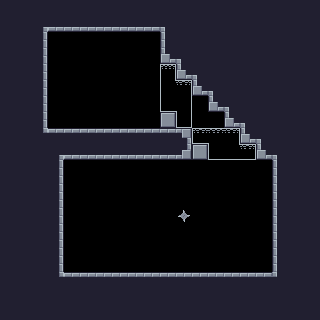

This is a level from a 2D game, rendered from its Tiled map with the project's own tilesets. A one-line summary and the complete map file follow:
An orthogonal 20x20 tile map with 16x16 px tiles, 1 tile layer (Tile Layer 1) and 8 objects (6x Attachable, Controllable, Victory).

<map version="1.9" tiledversion="1.9.0" orientation="orthogonal" renderorder="right-down" width="20" height="20" tilewidth="16" tileheight="16" infinite="0" nextlayerid="4" nextobjectid="24">
 <tileset firstgid="1" source="../tilesets/default_tileset.tsx" />
 <layer id="1" name="Tile Layer 1" width="20" height="20">
  <data encoding="csv">
18,18,18,18,18,18,18,18,18,18,18,18,18,18,18,18,18,18,18,18,
18,18,4,34,34,34,34,34,34,34,5,18,18,18,18,18,18,18,18,18,
18,18,19,0,0,0,0,0,0,0,17,18,18,18,18,18,18,18,18,18,
18,18,19,0,0,0,0,0,0,0,33,5,18,18,18,18,18,18,18,18,
18,18,19,0,0,0,0,0,0,0,25,33,5,18,18,18,18,18,18,18,
18,18,19,0,0,0,0,0,0,0,74,24,33,5,18,18,18,18,18,18,
18,18,19,0,0,0,0,0,0,0,54,75,0,33,5,18,18,18,18,18,
18,18,19,0,0,0,0,0,0,0,7,57,0,0,33,5,18,18,18,18,
18,18,20,2,2,2,2,2,2,2,2,3,70,31,24,33,5,18,18,18,
18,18,18,4,34,34,34,34,34,34,34,35,7,54,46,72,33,5,18,18,
18,18,18,19,0,0,0,0,0,0,0,0,0,0,0,0,0,17,18,18,
18,18,18,19,0,0,0,0,0,0,0,0,0,0,0,0,0,17,18,18,
18,18,18,19,0,0,0,0,0,0,0,0,0,0,0,0,0,17,18,18,
18,18,18,19,0,0,0,0,0,0,0,8,0,0,0,0,0,17,18,18,
18,18,18,19,0,0,0,0,0,0,0,0,0,0,0,0,0,17,18,18,
18,18,18,19,0,0,0,0,0,0,0,0,0,0,0,0,0,17,18,18,
18,18,18,19,0,0,0,0,0,0,0,0,0,0,0,0,0,17,18,18,
18,18,18,20,2,2,2,2,2,2,2,2,2,2,2,2,2,21,18,18,
18,18,18,18,18,18,18,18,18,18,18,18,18,18,18,18,18,18,18,18,
18,18,18,18,18,18,18,18,18,18,18,18,18,18,18,18,18,18,18,18
</data>
 </layer>
 <objectgroup id="2" name="Object Layer 1" opacity="0.5">
  <object id="4" name="Controllable" gid="256" x="96" y="176" width="16" height="16">
   <properties>
    <property name="sprite" value="player" />
    <property name="type" value="controllable" />
   </properties>
  </object>
  <object id="10" name="Attachable" gid="255" x="144" y="208" width="16" height="16">
   <properties>
    <property name="sprite" value="attachable" />
    <property name="type" value="attachable" />
   </properties>
  </object>
  <object id="17" name="Victory" gid="253" x="96" y="80" width="16" height="16">
   <properties>
    <property name="sprite" value="cake" />
    <property name="type" value="victory" />
   </properties>
  </object>
  <object id="19" name="Attachable" gid="255" x="144" y="224" width="16" height="16">
   <properties>
    <property name="sprite" value="attachable" />
    <property name="type" value="attachable" />
   </properties>
  </object>
  <object id="20" name="Attachable" gid="255" x="144" y="192" width="16" height="16">
   <properties>
    <property name="sprite" value="attachable" />
    <property name="type" value="attachable" />
   </properties>
  </object>
  <object id="21" name="Attachable" gid="255" x="144" y="240" width="16" height="16">
   <properties>
    <property name="sprite" value="attachable" />
    <property name="type" value="attachable" />
   </properties>
  </object>
  <object id="22" name="Attachable" gid="255" x="144" y="256" width="16" height="16">
   <properties>
    <property name="sprite" value="attachable" />
    <property name="type" value="attachable" />
   </properties>
  </object>
  <object id="23" name="Attachable" gid="255" x="144" y="272" width="16" height="16">
   <properties>
    <property name="sprite" value="attachable" />
    <property name="type" value="attachable" />
   </properties>
  </object>
 </objectgroup>
</map>
